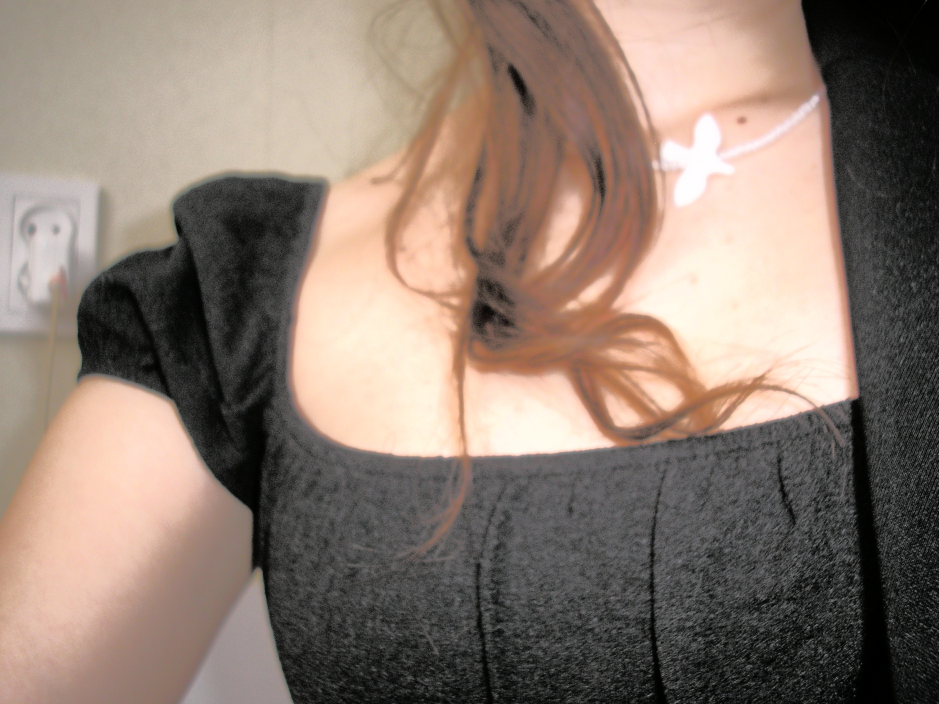
#> input picture new/P1010605_HIST.JPG, 2816 x 2112 px (shown at 1/3 size)
$ python -i app.py   (imports and definitions only)
#> lines starting #> are read from the running program, lines starting #| are printed output that depends on the picture
#> further down, picture is the input picture: shape (2112, 2816, 3); mean B, G, R 113.1, 124.2, 141.1
import sys
import os
import json
import cv2
import numpy as np
from functools import partial
from PyQt5.QtWidgets import (
    QApplication, QWidget, QVBoxLayout, QHBoxLayout, QLabel, QPushButton,
    QFileDialog, QSlider, QMessageBox, QScrollArea, QGroupBox, QFormLayout,
    QLineEdit
)
from PyQt5.QtGui import QPixmap, QImage, QFont
from PyQt5.QtCore import Qt

# -----------------------
# Алгоритми корекції
# -----------------------

# [42 lines left out: functions gray_world, max_rgb_white_patch, shades_of_gray, not called in this run]

def lab_equalize(img):
    lab = cv2.cvtColor(img, cv2.COLOR_BGR2LAB)
#> lab: shape (2112, 2816, 3); mean of channels 0, 1, 2 132.4, 132.6, 136.2
    l, a, b = cv2.split(lab)
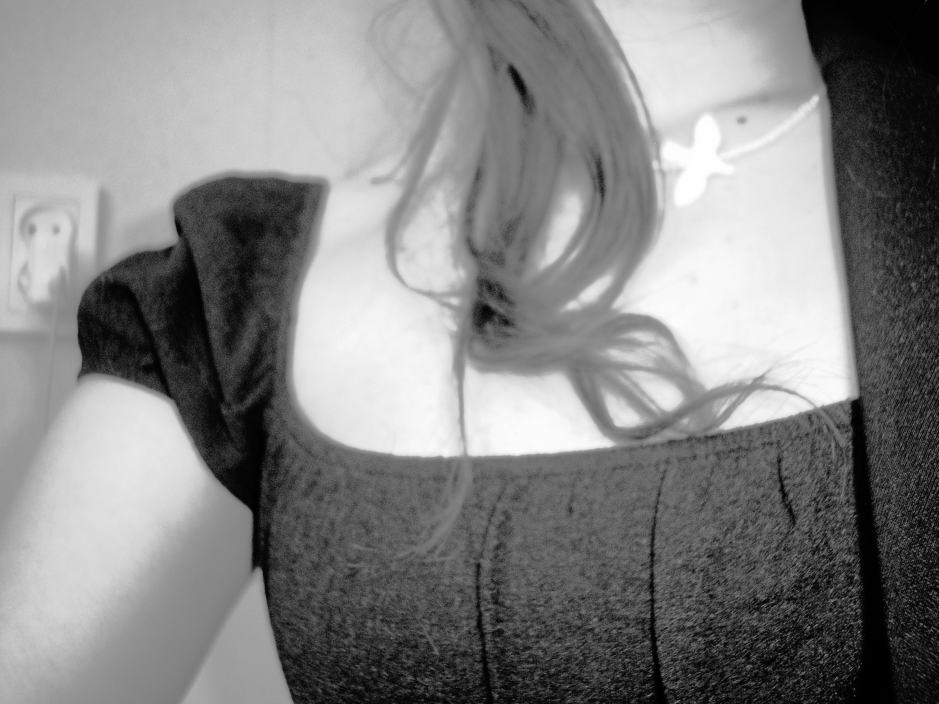
#> l: shape (2112, 2816) (shown at 1/3 size); min 0, max 255, mean 132.4
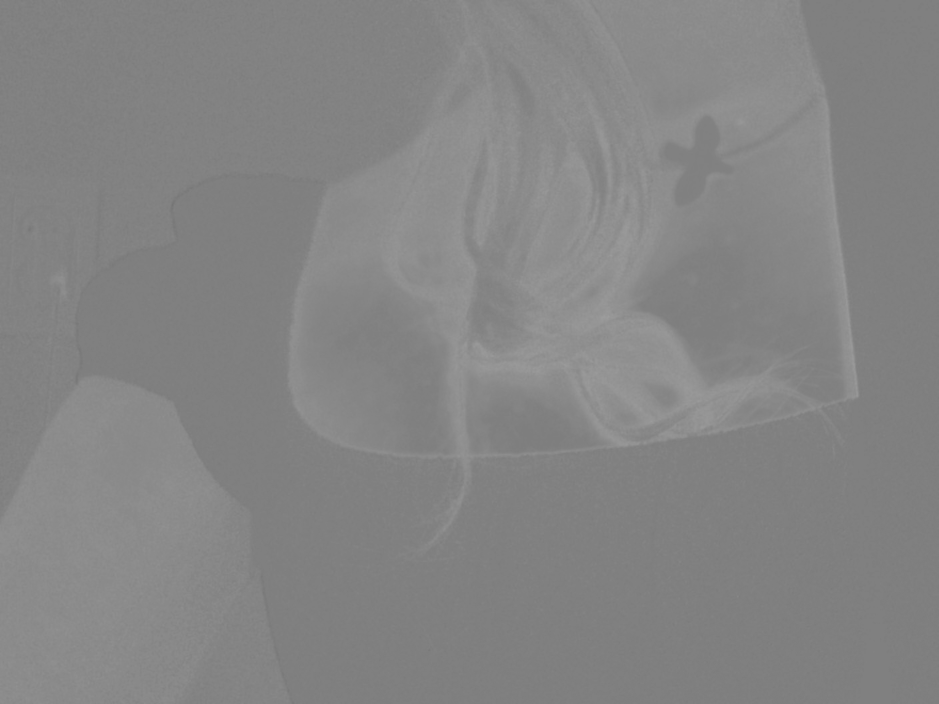
#> a: shape (2112, 2816) (shown at 1/3 size); min 116, max 157, mean 132.6
    l_eq = cv2.equalizeHist(l)
    lab_eq = cv2.merge((l_eq, a, b))
#> lab_eq: shape (2112, 2816, 3); mean of channels 0, 1, 2 127.9, 132.6, 136.2
    out = cv2.cvtColor(lab_eq, cv2.COLOR_LAB2BGR)
    return out

# [37 lines left out: functions hist_eq, single_scale_retinex, adjust_brightness_contrast, adjust_saturation, adjust_temperature, not called in this run]

# -----------------------
# Головний клас програми
# -----------------------

class ColorBalanceApp(QWidget):
    # [230 lines left out: functions __init__, init_ui, open_images, dragEnterEvent, dropEvent, load_current_image and 1 more, not called in this run]

    def on_algo_slider_changed(self, _=None):
        self.update_all()

    # [196 lines left out: functions update_all, update_split_preview, scale_to_size, show_image_in_label, cv2_to_qimage, save_result and 5 more, not called in this run]

# -----------------------
# Запуск програми
# -----------------------
# [5 lines not run here, left out]

>>> import cv2
>>> picture = cv2.imread('new/P1010605_HIST.JPG')
>>> result = lab_equalize(picture)

$ run again, on new/corrected_2_GW_HIST.jpg
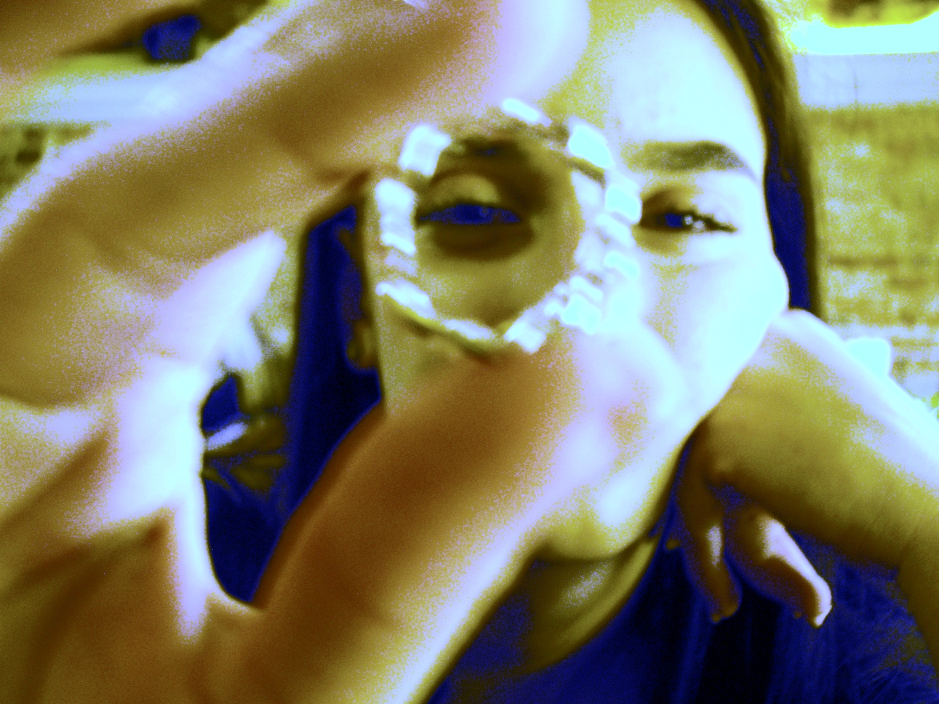
#> input picture new/corrected_2_GW_HIST.jpg, 2816 x 2112 px (shown at 1/3 size)
#> picture is the input picture: shape (2112, 2816, 3); mean B, G, R 106.8, 128.9, 129.4
#> lab: shape (2112, 2816, 3); mean of channels 0, 1, 2 134.6, 128.5, 140.2
#> in lab_equalize, `l, a, b = cv2.split(lab)`:
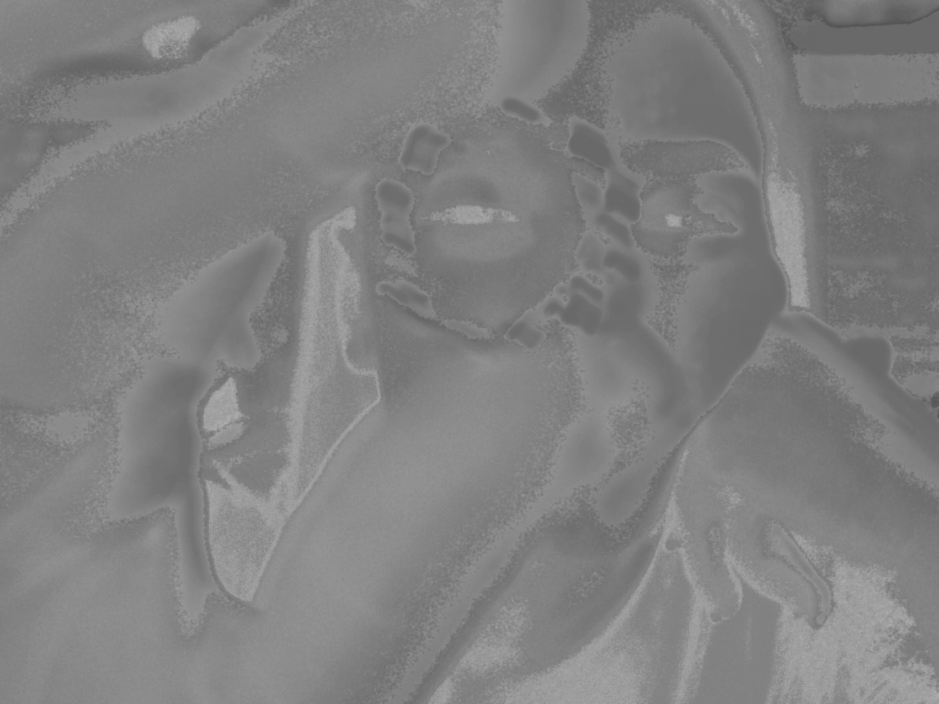
#> a: shape (2112, 2816) (shown at 1/3 size); min 84, max 180, mean 128.5
#> in lab_equalize, `l, a, b = cv2.split(lab)`:
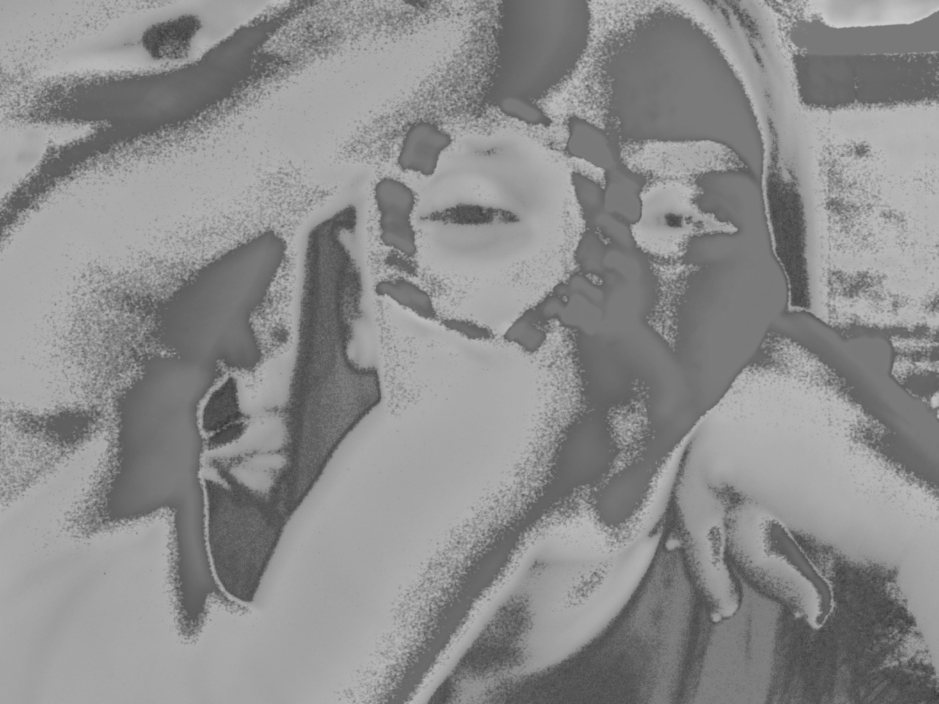
#> b: shape (2112, 2816) (shown at 1/3 size); min 50, max 205, mean 140.2
#> lab_eq: shape (2112, 2816, 3); mean of channels 0, 1, 2 127.7, 128.5, 140.2
